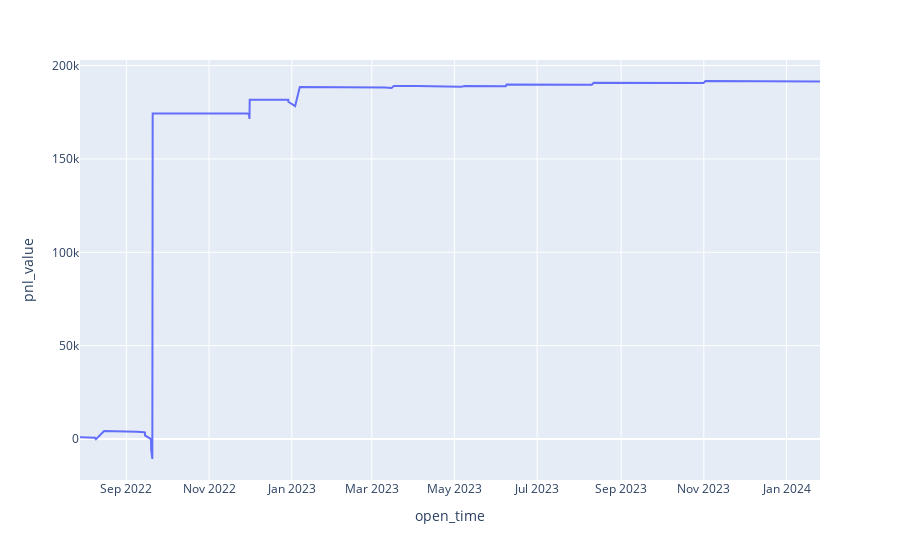

Notebook code for this chart:
### Code cell
px.line(deals, x='open_time', y='pnl_value')

### Figure 1 — Plotly figure (JSON) as saved in the notebook; plotly's stock layout.template omitted (floating-point values rounded to 4 significant figures; data arrays with more than 128 entries replaced by an {"elided": "..."} marker saying what was removed)
{"data": [{"hovertemplate": "open_time=%{x}<br>pnl_value=%{y}<extra></extra>", "legendgroup": "", "line": {"color": "#636efa", "dash": "solid"}, "marker": {"symbol": "circle"}, "mode": "lines", "name": "", "orientation": "v", "showlegend": false, "type": "scatter", "x": {"elided": "147 str values"}, "xaxis": "x", "y": {"elided": "147 float values"}, "yaxis": "y"}], "layout": {"legend": {"tracegroupgap": 0}, "margin": {"t": 60}, "xaxis": {"anchor": "y", "domain": [0, 1], "title": {"text": "open_time"}}, "yaxis": {"anchor": "x", "domain": [0, 1], "title": {"text": "pnl_value"}}}}
